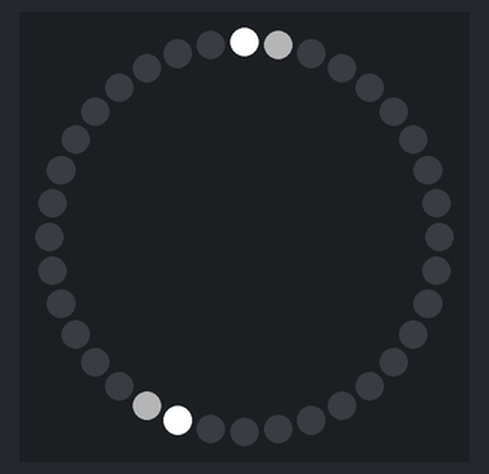
The program below on a simulated ATtiny85, built with avr-gcc and run on an emulated ATtiny85. Shown: 36 RGB LEDs in a ring, first at the top, clockwise. Random numbers use the default seed unless the program sets one.

Above: at 0.15 s.
At 4.98 s:
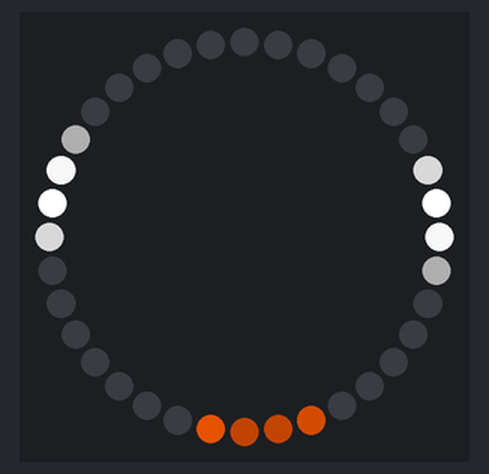
At 10.12 s:
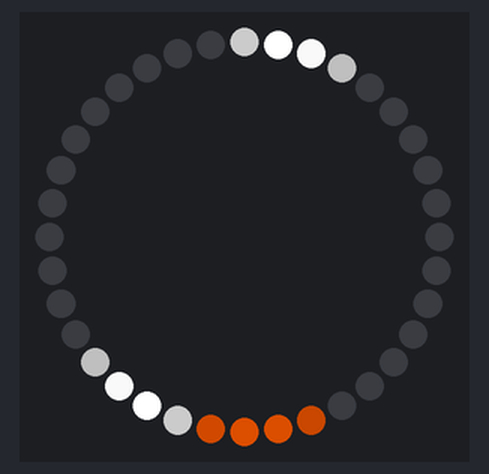
At 20.08 s:
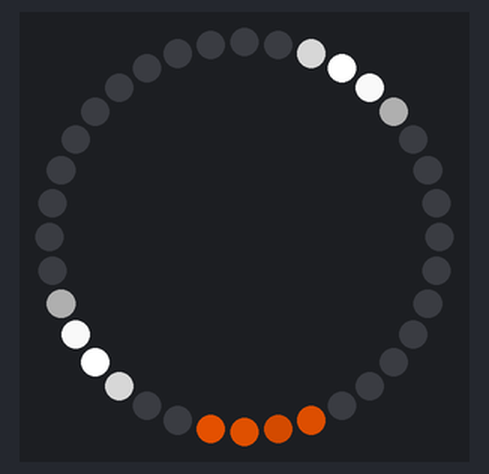
At 29.74 s:
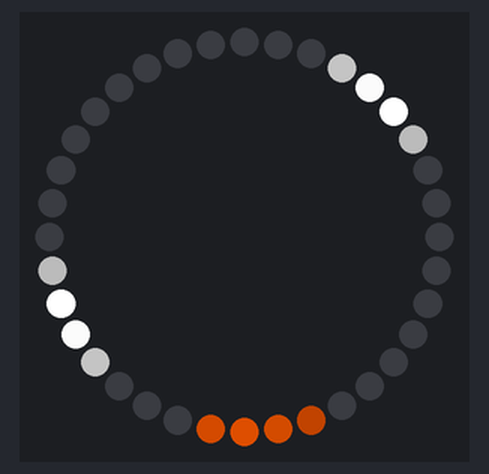
At 39.71 s:
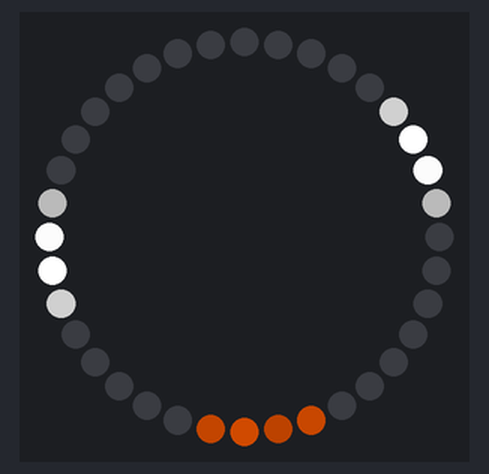

The program:

main.cpp
```cpp
#include <FastLED.h>
#include "lighthouse.hpp"

CRGB leds[NUM_LEDS];
LEDAnimationString LEDAnimationStrings[NUM_ANIMATION_STRINGS];

int animationDelay = 0;
int candles[] = {16, 17, 18, 19};
int candleTimer[4];

void LEDAnimation(LEDAnimationString *LEDString){
  LEDString->ledStringArray[LEDString->currentLED] = CHSV(0,0,MAX_BRIGHTNESS);
  if (MED_BRIGHTNESS + animationDelay <= MAX_BRIGHTNESS){
    LEDString->ledStringArray[(LEDString->currentLED + 1) % LEDString->num_leds] = CHSV(0,0,animationDelay + MED_BRIGHTNESS);
  }
  LEDString->ledStringArray[(LEDString->currentLED + 2) % LEDString->num_leds] = CHSV(0,0,animationDelay + MIN_BRIGHTNESS);

  if (animationDelay == 150){
    LEDString->currentLED = (LEDString->currentLED + 1) % LEDString->num_leds;
  }
  fadeDown(LEDString->fadeFactor, LEDString->LEDOffset, LEDString->num_leds);
}

void fadeDown(uint8_t fadeFactor, int LEDPosition, int nLEDs) {
  for (int i = LEDPosition; i < nLEDs + LEDPosition; i++){
    leds[i].nscale8(fadeFactor);
  }
}

void candleAnimation(){
  for (int i = 0; i < NUM_CANDLES; i++){
      candleTimer[i]--;
      if (candleTimer[i] == 0){
        candleTimer[i] = random8(125, 255);
        leds[candles[i]] = CHSV(25,255, random8(150, 255));
      }
  }
  fadeDown(CANDLE_FADE_FACTOR, 16, 4);
}

void setup(){
  FastLED.addLeds<LEDTYPE, LED_PIN, COLOR_ORDER>(leds, NUM_LEDS);

  LEDAnimationStrings[0].ledStringArray = leds ;
  LEDAnimationStrings[0].LEDOffset = 0;

  LEDAnimationStrings[1].ledStringArray = leds + 20;
  LEDAnimationStrings[1].LEDOffset = 20;
  LEDAnimationStrings[1].fadeFactor = FADE_FACTOR;

  for (int i = 0; i < NUM_CANDLES; i++){
    candleTimer[i] = random8(105, 255);
  }
}

void loop()
{
  LEDAnimation(&LEDAnimationStrings[0]);
  LEDAnimation(&LEDAnimationStrings[1]);
  candleAnimation();
  FastLED.show();

  if (animationDelay == 150) animationDelay = 0;
  animationDelay++;
  //animationDelay = (animationDelay + 1) % 150;
}
```

lighthouse.hpp
```cpp
#include <FastLED.h>

#define LED_PIN  0
#define NUM_LEDS 36
#define NUM_CANDLES 4
#define LEDTYPE WS2812B
#define COLOR_ORDER GRB
#define NUM_ANIMATION_STRINGS 2
#define MAX_BRIGHTNESS 255
#define MED_BRIGHTNESS (MAX_BRIGHTNESS/2)
#define MIN_BRIGHTNESS 0
#define FADE_FACTOR 254
#define CANDLE_FADE_FACTOR 255

extern "C" {
 // int __cxa_guard_acquire(__guard g) {return !(char )(g);};
 // void __cxa_guard_release (__guard *g) {(char *)g = 1;};
  volatile unsigned long timer0_millis = 0;
};

typedef struct {
  uint8_t currentLED = 0;
  int num_leds = 16;
  int LEDOffset;
  CRGB *ledStringArray;
  int fadeFactor = FADE_FACTOR;
} LEDAnimationString;

void fadeDown(uint8_t, int, int);

void LEDAnimation(LEDAnimationString*);
```
